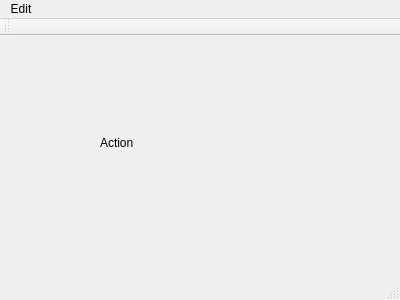
<?xml version="1.0" encoding="UTF-8"?>
<ui version="4.0">
 <class>MainWindow</class>
 <widget class="QMainWindow" name="MainWindow">
  <property name="geometry">
   <rect>
    <x>0</x>
    <y>0</y>
    <width>400</width>
    <height>300</height>
   </rect>
  </property>
  <property name="windowTitle">
   <string>MainWindow</string>
  </property>
  <widget class="QWidget" name="centralWidget">
   <widget class="QLabel" name="label">
    <property name="geometry">
     <rect>
      <x>100</x>
      <y>100</y>
      <width>47</width>
      <height>13</height>
     </rect>
    </property>
    <property name="text">
     <string>Action</string>
    </property>
   </widget>
  </widget>
  <widget class="QToolBar" name="mainToolBar">
   <attribute name="toolBarArea">
    <enum>TopToolBarArea</enum>
   </attribute>
   <attribute name="toolBarBreak">
    <bool>false</bool>
   </attribute>
  </widget>
  <widget class="QStatusBar" name="statusBar"/>
  <widget class="QMenuBar" name="menuBar">
   <property name="geometry">
    <rect>
     <x>0</x>
     <y>0</y>
     <width>400</width>
     <height>21</height>
    </rect>
   </property>
   <widget class="QMenu" name="menuEdit">
    <property name="title">
     <string>Edit</string>
    </property>
    <addaction name="actionUndo_2"/>
   </widget>
   <addaction name="menuEdit"/>
  </widget>
  <action name="actionNew">
   <property name="text">
    <string>New</string>
   </property>
  </action>
  <action name="actionLoad">
   <property name="text">
    <string>Load</string>
   </property>
  </action>
  <action name="actionSave">
   <property name="text">
    <string>Save</string>
   </property>
  </action>
  <action name="actionExit">
   <property name="text">
    <string>Exit</string>
   </property>
  </action>
  <action name="actionUndo">
   <property name="text">
    <string>Undo</string>
   </property>
  </action>
  <action name="actionRedo">
   <property name="text">
    <string>Redo</string>
   </property>
  </action>
  <action name="actionUndo_2">
   <property name="text">
    <string>Undo</string>
   </property>
  </action>
 </widget>
 <layoutdefault spacing="6" margin="11"/>
 <resources/>
 <connections/>
</ui>
